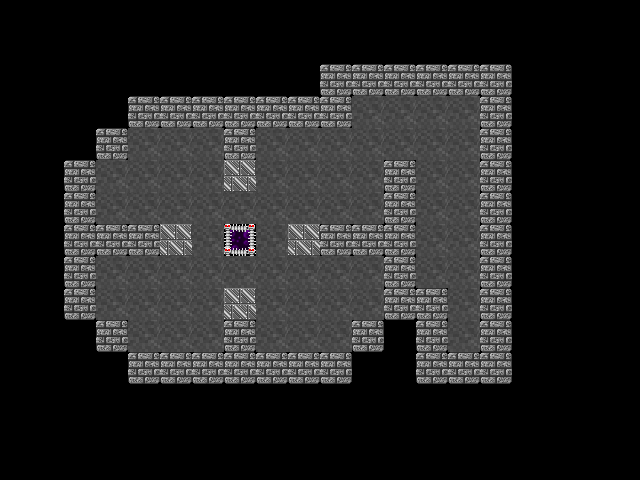

This game map was drawn from its Tiled (.tmx) file and the tilesets committed beside it. A one-line description and the full map source follow:
An orthogonal 20x15 tile map with 32x32 px tiles, 2 tile layers (Grounds, Walls), 6 tilesets and 17 objects (6x Red, 5x Blue, 5x Green, Hero).

<map version="1.0" orientation="orthogonal" width="20" height="15" tilewidth="32" tileheight="32">
 <tileset firstgid="1" name="grounds" tilewidth="32" tileheight="32">
  <image source="../assets/images/grounds.png" width="128" height="128" />
 </tileset>
 <tileset firstgid="17" name="walls" tilewidth="32" tileheight="32">
  <image source="../assets/images/walls.png" width="128" height="96" />
 </tileset>
 <tileset firstgid="29" name="changers" tilewidth="32" tileheight="32">
  <image source="../assets/images/changers.png" width="96" height="32" />
 </tileset>
 <tileset firstgid="32" name="capsules" tilewidth="32" tileheight="32">
  <image source="../assets/images/capsules.png" width="96" height="64" />
 </tileset>
 <tileset firstgid="38" name="viruses" tilewidth="32" tileheight="32">
  <image source="../assets/images/viruses.png" width="96" height="128" />
 </tileset>
 <tileset firstgid="50" name="hero" tilewidth="32" tileheight="32">
  <image source="../assets/images/character.png" width="384" height="96" />
 </tileset>
 <layer name="Grounds" width="20" height="15">
  <data encoding="csv">
0,0,0,0,0,0,0,0,0,0,0,0,0,0,0,0,0,0,0,0,
0,0,0,0,0,0,0,0,0,0,0,0,0,0,0,0,0,0,0,0,
0,0,0,0,0,0,0,0,0,0,0,0,0,0,0,0,0,0,0,0,
0,0,0,0,0,0,0,0,0,0,0,3,3,3,3,0,0,0,0,0,
0,0,0,0,3,3,3,0,3,3,3,3,3,3,3,0,0,0,0,0,
0,0,0,3,3,3,3,0,3,3,3,3,0,3,3,0,0,0,0,0,
0,0,0,3,3,3,3,3,3,3,3,3,0,3,3,0,0,0,0,0,
0,0,0,0,0,0,3,0,3,0,0,0,0,3,3,0,0,0,0,0,
0,0,0,3,3,3,3,3,3,3,3,3,0,3,3,0,0,0,0,0,
0,0,0,3,3,3,3,0,3,3,3,3,0,0,3,0,0,0,0,0,
0,0,0,0,3,3,3,0,3,3,3,0,0,0,3,0,0,0,0,0,
0,0,0,0,0,0,0,0,0,0,0,0,0,0,0,0,0,0,0,0,
0,0,0,0,0,0,0,0,0,0,0,0,0,0,0,0,0,0,0,0,
0,0,0,0,0,0,0,0,0,0,0,0,0,0,0,0,0,0,0,0,
0,0,0,0,0,0,0,0,0,0,0,0,0,0,0,0,0,0,0,0
</data>
 </layer>
 <layer name="Walls" width="20" height="15">
  <data encoding="csv">
0,0,0,0,0,0,0,0,0,0,0,0,0,0,0,0,0,0,0,0,
0,0,0,0,0,0,0,0,0,0,0,0,0,0,0,0,0,0,0,0,
0,0,0,0,0,0,0,0,0,0,18,18,18,18,18,18,0,0,0,0,
0,0,0,0,18,18,18,18,18,18,18,0,0,0,0,18,0,0,0,0,
0,0,0,18,0,0,0,18,0,0,0,0,0,0,0,18,0,0,0,0,
0,0,18,0,0,0,0,22,0,0,0,0,18,0,0,18,0,0,0,0,
0,0,18,0,0,0,0,0,0,0,0,0,18,0,0,18,0,0,0,0,
0,0,18,18,18,22,0,24,0,22,18,18,18,0,0,18,0,0,0,0,
0,0,18,0,0,0,0,0,0,0,0,0,18,0,0,18,0,0,0,0,
0,0,18,0,0,0,0,22,0,0,0,0,18,18,0,18,0,0,0,0,
0,0,0,18,0,0,0,18,0,0,0,18,0,18,0,18,0,0,0,0,
0,0,0,0,18,18,18,18,18,18,18,0,0,18,18,18,0,0,0,0,
0,0,0,0,0,0,0,0,0,0,0,0,0,0,0,0,0,0,0,0,
0,0,0,0,0,0,0,0,0,0,0,0,0,0,0,0,0,0,0,0,
0,0,0,0,0,0,0,0,0,0,0,0,0,0,0,0,0,0,0,0
</data>
 </layer>
 <objectgroup name="Changers" width="20" height="15">
  <object name="Red" gid="29" x="352" y="320">
   <properties>
    <property name="type" value="red" />
   </properties>
  </object>
  <object name="Blue" gid="30" x="96" y="320">
   <properties>
    <property name="type" value="blue" />
   </properties>
  </object>
  <object name="Red" gid="29" x="96" y="192">
   <properties>
    <property name="type" value="red" />
   </properties>
  </object>
  <object name="Green" gid="31" x="448" y="352">
   <properties>
    <property name="type" value="green" />
   </properties>
  </object>
 </objectgroup>
 <objectgroup name="Capsules" width="20" height="15">
  <object name="Blue" gid="33" x="288" y="192">
   <properties>
    <property name="type" value="blue" />
   </properties>
  </object>
  <object name="Green" gid="34" x="320" y="160">
   <properties>
    <property name="type" value="green" />
   </properties>
  </object>
  <object name="Red" gid="32" x="288" y="320">
   <properties>
    <property name="type" value="red" />
   </properties>
  </object>
  <object name="Red" gid="32" x="160" y="192">
   <properties>
    <property name="type" value="red" />
   </properties>
  </object>
  <object name="Green" gid="34" x="320" y="192">
   <properties>
    <property name="type" value="green" />
   </properties>
  </object>
  <object name="Blue" gid="33" x="160" y="320">
   <properties>
    <property name="type" value="blue" />
   </properties>
  </object>
 </objectgroup>
 <objectgroup name="Viruses" width="20" height="15">
  <object name="Green" gid="40" x="448" y="288">
   <properties>
    <property name="type" value="green" />
   </properties>
  </object>
  <object name="Blue" gid="39" x="416" y="288">
   <properties>
    <property name="type" value="blue" />
   </properties>
  </object>
  <object name="Red" gid="38" x="256" y="256">
   <properties>
    <property name="type" value="red" />
   </properties>
  </object>
  <object name="Red" gid="38" x="192" y="256">
   <properties>
    <property name="type" value="red" />
   </properties>
  </object>
  <object name="Blue" gid="39" x="224" y="288">
   <properties>
    <property name="type" value="blue" />
   </properties>
  </object>
  <object name="Green" gid="40" x="224" y="224">
   <properties>
    <property name="type" value="green" />
   </properties>
  </object>
 </objectgroup>
 <objectgroup name="Hero" width="20" height="15">
  <object name="Hero" gid="50" x="128" y="224">
   <properties>
    <property name="color" value="red" />
   </properties>
  </object>
 </objectgroup>
</map>
